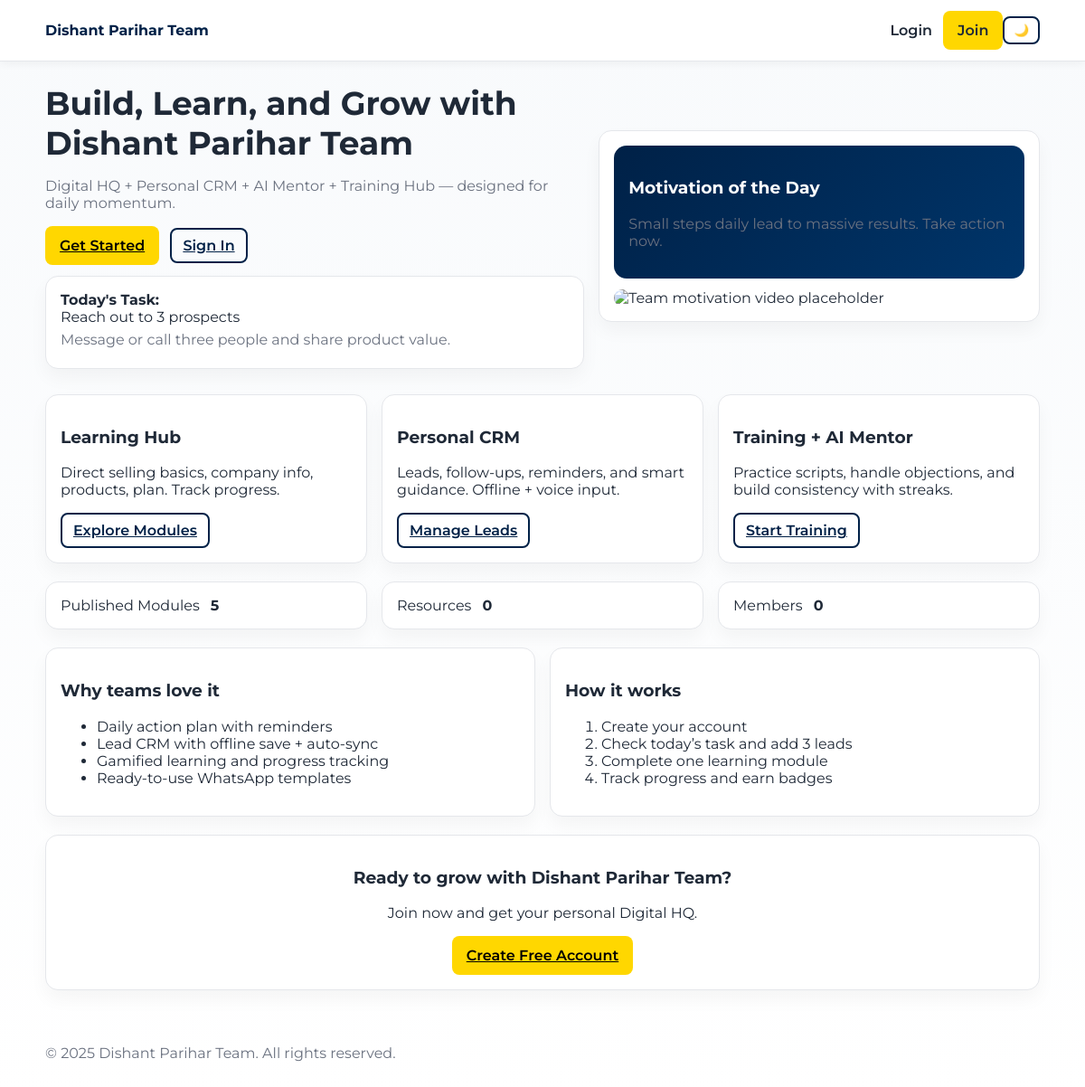
The page / on the database its author committed.
### tables this page shows
CREATE TABLE IF NOT EXISTS tasks (
  id INT AUTO_INCREMENT PRIMARY KEY,
  title VARCHAR(200) NOT NULL,
  description TEXT NULL,
  task_date DATE NULL,
  is_daily TINYINT(1) NOT NULL DEFAULT 0,
  type ENUM('prospecting','followup','training','event','custom') NOT NULL DEFAULT 'custom',
  target_count INT NOT NULL DEFAULT 0,
  impact_score TINYINT NOT NULL DEFAULT 1,
  effort_score TINYINT NOT NULL DEFAULT 1,
  priority ENUM('low','medium','high') NOT NULL DEFAULT 'medium',
  due_time TIME NULL,
  repeat_rule ENUM('none','daily','weekly') NOT NULL DEFAULT 'none',
  checklist JSON NULL,
  script_a TEXT NULL,
  script_b TEXT NULL,
  is_template TINYINT(1) NOT NULL DEFAULT 0,
  template_name VARCHAR(120) NULL,
  assigned_to INT NULL,
  CONSTRAINT fk_tasks_assigned_to FOREIGN KEY (assigned_to) REFERENCES users(id) ON DELETE SET NULL
);

### includes/auth.php (called while the page is built, shortened)
<?php
function current_user(): ?array {
    return null;
}
?>

### index.php (the view, shortened to what this page needs)
<?php
require_once __DIR__ . '/includes/header.php';
$pdo = get_db();
$today = (new DateTime('today'))->format('Y-m-d');
$motivation = $pdo->query("SELECT title, body FROM messages WHERE active = 1 AND message_type='motivation' ORDER BY id DESC LIMIT 1")->fetch();
$todayTaskStmt = $pdo->prepare('SELECT title, description FROM tasks WHERE task_date = ? OR is_daily = 1 ORDER BY task_date DESC LIMIT 1');
$todayTaskStmt->execute([$today]);
$todayTask = $todayTaskStmt->fetch();
$stats = [
  'modules' => (int)$pdo->query('SELECT COUNT(*) FROM learning_modules WHERE published = 1')->fetchColumn(),
  'resources' => (int)$pdo->query('SELECT COUNT(*) FROM resources WHERE published = 1')->fetchColumn(),
  'members' => (int)$pdo->query('SELECT COUNT(*) FROM users')->fetchColumn(),
];
?>
<section class="hero">
  <div>
    <h1>Build, Learn, and Grow with <?= SITE_BRAND ?></h1>
    <p>Digital HQ + Personal CRM + AI Mentor + Training Hub — designed for daily momentum.</p>
    <div style="margin-top:12px">
      <a class="btn" href="/register.php">Get Started</a>
      <a class="btn-outline" href="/login.php" style="margin-left:8px">Sign In</a>
    </div>
    <?php if ($todayTask): ?>
      <div class="card" style="margin-top:12px">
        <strong>Today's Task:</strong>
        <div><?= htmlspecialchars($todayTask['title']) ?></div>
        <p style="color:#6b7280; margin:6px 0"><?= nl2br(htmlspecialchars($todayTask['description'])) ?></p>
      </div>
    <?php endif; ?>
  </div>
  <div class="card">
    <div class="motivation">
      <h3><?= htmlspecialchars($motivation['title'] ?? 'Motivation of the Day') ?></h3>
      <p><?= htmlspecialchars($motivation['body'] ?? 'Small steps daily lead to massive results. Take action now.') ?></p>
    </div>
    <div style="margin-top:12px">
      <img src="/assets/img/cover.jpg" alt="Team motivation video placeholder" style="width:100%; border-radius: 12px;">
    </div>
  </div>
  </section>
<section style="margin:20px 0">
  <div class="grid cols-3">
    <div class="card">
      <h3>Learning Hub</h3>
      <p>Direct selling basics, company info, products, plan. Track progress.</p>
      <a class="btn btn-outline" href="/login.php">Explore Modules</a>
    </div>
    <div class="card">
      <h3>Personal CRM</h3>
      <p>Leads, follow-ups, reminders, and smart guidance. Offline + voice input.</p>
      <a class="btn btn-outline" href="/login.php">Manage Leads</a>
    </div>
    <div class="card">
      <h3>Training + AI Mentor</h3>
      <p>Practice scripts, handle objections, and build consistency with streaks.</p>
      <a class="btn btn-outline" href="/login.php">Start Training</a>
    </div>
  </div>
</section>
<section class="grid cols-3" style="margin:20px 0">
  <div class="card kpi"><span>Published Modules</span><strong><?= $stats['modules'] ?></strong></div>
  <div class="card kpi"><span>Resources</span><strong><?= $stats['resources'] ?></strong></div>
  <div class="card kpi"><span>Members</span><strong><?= $stats['members'] ?></strong></div>
</section>
<section style="margin:20px 0">
  <div class="grid cols-2">
    <div class="card">
      <h3>Why teams love it</h3>
      <ul>
        <li>Daily action plan with reminders</li>
        <li>Lead CRM with offline save + auto-sync</li>
        <li>Gamified learning and progress tracking</li>
        <li>Ready-to-use WhatsApp templates</li>
      </ul>
    </div>
    <div class="card">
      <h3>How it works</h3>
      <ol>
        <li>Create your account</li>
        <li>Check today’s task and add 3 leads</li>
        <li>Complete one learning module</li>
        <li>Track progress and earn badges</li>
      </ol>
    </div>
  </div>
</section>
<section style="margin:20px 0">
  <div class="card" style="text-align:center">
    <h3>Ready to grow with <?= SITE_BRAND ?>?</h3>
    <p>Join now and get your personal Digital HQ.</p>
    <a class="btn" href="/register.php">Create Free Account</a>
  </div>
</section>
<?php require_once __DIR__ . '/includes/footer.php'; ?>

### includes/header.php (shortened to what this page needs)
<?php
require_once __DIR__ . '/auth.php';
$user = current_user();
?>
<!DOCTYPE html>
<html lang="en">
<head>
  <link rel="stylesheet" href="/assets/css/style.css">
</head>
<body>
  <header class="site-header">
    <div class="container header-inner">
      <a href="/" class="brand"><?= SITE_BRAND ?></a>
      <div id="mobile-menu" class="nav-wrapper">
        <nav class="nav">
          <?php if ($user): ?>
            <?php if ($user['role'] === 'admin'): ?>
              <a href="/admin/index.php">Admin Dashboard</a>
            <?php else: ?>
              <a href="/user/dashboard.php">Dashboard</a>
              <a href="/user/learning.php">Learning</a>
              <a href="/user/tasks.php">Tasks</a>
              <a href="/user/crm.php">CRM</a>
              <a href="/user/resources.php">Resources</a>
              <a href="/user/training.php">Training</a>
              <a href="/user/achievements.php">Badges</a>
              <a href="/user/leaderboard.php">Leaderboard</a>
            <?php endif; ?>
            <a href="/user/profile.php" style="display: inline-flex; align-items: center; gap: 8px;">
              <img src="<?= htmlspecialchars($user['avatar_url'] ?? 'https://placehold.co/32x32/EFEFEF/AAAAAA&text=') ?>" alt="Your Avatar" style="width: 32px; height: 32px; border-radius: 50%;">
              <span>My Profile</span>
            </a>
            <a class="btn btn-outline" href="/logout.php">Logout</a>
            <button id="theme-toggle" class="btn-outline" style="padding: 6px 10px;">🌙</button>
          <?php else: ?>
            <a href="/login.php">Login</a>
            <a class="btn" href="/register.php">Join</a>
            <button id="theme-toggle" class="btn-outline" style="padding: 6px 10px;">🌙</button>
          <?php endif; ?>
        </nav>
      </div>
    </div>
  </header>
  <main class="container">

### includes/footer.php (shortened to what this page needs)
  </main>
  <footer class="site-footer">
    <div class="container">
      <p>© <?= date('Y') ?> <?= SITE_BRAND ?>. All rights reserved.</p>
    </div>
  </footer>
</body>
</html>

### assets/css/style.css (style rules this page uses)
:root { --blue: #002147; --gold: #FFD700; --white: #FFFFFF; --green: #006400; --black: #000000; --text: #1f2937; --text-muted: #6b7280; --background-start: #f8fafc; --background-end: #ffffff; --card-bg: #ffffff; --card-border: #e5e7eb; --card-shadow: 0 10px 20px rgba(0,0,0,0.04); --card-shadow-hover: 0 12px 24px rgba(0,0,0,0.06); --input-border: #e5e7eb; --table-header-bg: #f8fafc; }
* { box-sizing: border-box; }
html { scroll-behavior: smooth; }
body { margin: 0; font-family: 'Montserrat', system-ui, -apple-system, Segoe UI, Roboto, Helvetica, Arial, sans-serif; color: var(--text); background: linear-gradient(180deg, var(--background-start) 0%, var(--background-end) 100%); transition: background .3s ease, color .3s ease; }
.container { width: 95%; max-width: 1100px; margin: 0 auto; }
.site-header { position: sticky; top: 0; z-index: 50; background: color-mix(in srgb, var(--card-bg) 90%, transparent); backdrop-filter: saturate(180%) blur(10px); border-bottom: 1px solid var(--card-border); box-shadow: 0 2px 10px rgba(0,0,0,0.05); transition: box-shadow 0.3s ease; }
.header-inner { display: flex; align-items: center; justify-content: space-between; padding: 12px 0; }
.brand { color: var(--blue); font-weight: 700; text-decoration: none; }
.nav-wrapper { position: fixed; top: 0; left: 0; width: 100%; height: 100%; background: var(--background-start); display: flex; align-items: center; justify-content: center; opacity: 0; visibility: hidden; transition: opacity 0.35s ease, visibility 0.35s ease; z-index: 55; }
.nav { display: flex; flex-direction: column; align-items: center; gap: 1.5rem; }
.nav a { font-size: 1.5rem; font-weight: 600; text-decoration: none; color: var(--text); }
@media (min-width: 768px) { .nav-wrapper { position: static; width: auto; height: auto; background: none; opacity: 1; visibility: visible; } }
@media (min-width: 768px) { .nav { flex-direction: row; align-items: center; gap: 0; } }
@media (min-width: 768px) { .nav a { margin-left: 12px; font-size: 1rem; transition: color 0.2s ease; position: relative; } }
@media (min-width: 768px) { .nav a::after { content: ''; position: absolute; width: 100%; transform: scaleX(0); height: 2px; bottom: -4px; left: 0; background-color: var(--gold); transform-origin: bottom right; transition: transform 0.25s ease-out; } }
.btn, .btn-outline { transition: transform 0.2s ease, box-shadow 0.2s ease; border: 2px solid transparent; cursor: pointer; }
.btn { background: var(--gold); color: var(--black); padding: 10px 14px; border-radius: 8px; font-weight: 600; display: inline-flex; align-items: center; justify-content: center; white-space: nowrap; }
.btn-outline { border-color: var(--blue); color: var(--blue); background: transparent; padding: 8px 12px; border-radius: 8px; font-weight: 600; display: inline-flex; align-items: center; justify-content: center; white-space: nowrap; }
.hero { display: grid; grid-template-columns: 1fr; gap: 16px; align-items: center; padding: 24px 0 8px; }
.hero h1 { font-size: 28px; margin: 0 0 8px; }
.hero p { color: var(--text-muted); }
.card { background: var(--card-bg); border: 1px solid var(--card-border); border-radius: 14px; padding: 16px; box-shadow: var(--card-shadow); transition: transform .3s ease, box-shadow .3s ease, background .3s ease, border-color .3s ease; }
.grid { display: grid; gap: 16px; }
.grid.cols-2 { grid-template-columns: 1fr; }
.grid.cols-3 { grid-template-columns: 1fr; }
.kpi { display: flex; align-items: center; gap: 12px; }
.motivation { background: linear-gradient(135deg, var(--blue), #00356a); color: var(--white); border-radius: 14px; padding: 16px; }
.site-footer { padding: 24px 0; color: var(--text-muted); }
@media (min-width: 768px) { .hero { grid-template-columns: 1.1fr 0.9fr; } }
@media (min-width: 768px) { .grid.cols-2 { grid-template-columns: repeat(2, 1fr); } }
@media (min-width: 768px) { .grid.cols-3 { grid-template-columns: repeat(3, 1fr); } }
@media (min-width: 768px) { .hero h1 { font-size: 36px; } }

### rows shown on the page
tasks: title "Reach out to 3 prospects", description "Message or call three people and share product value."

### other values the page prints
SITE_BRAND "Dishant Parihar Team"
$motivation['title'] "Motivation of the Day"
$motivation['body'] "Small steps daily lead to massive results. Take action now."
$stats['modules'] "5"
$stats['resources'] "0"
$stats['members'] "0"
